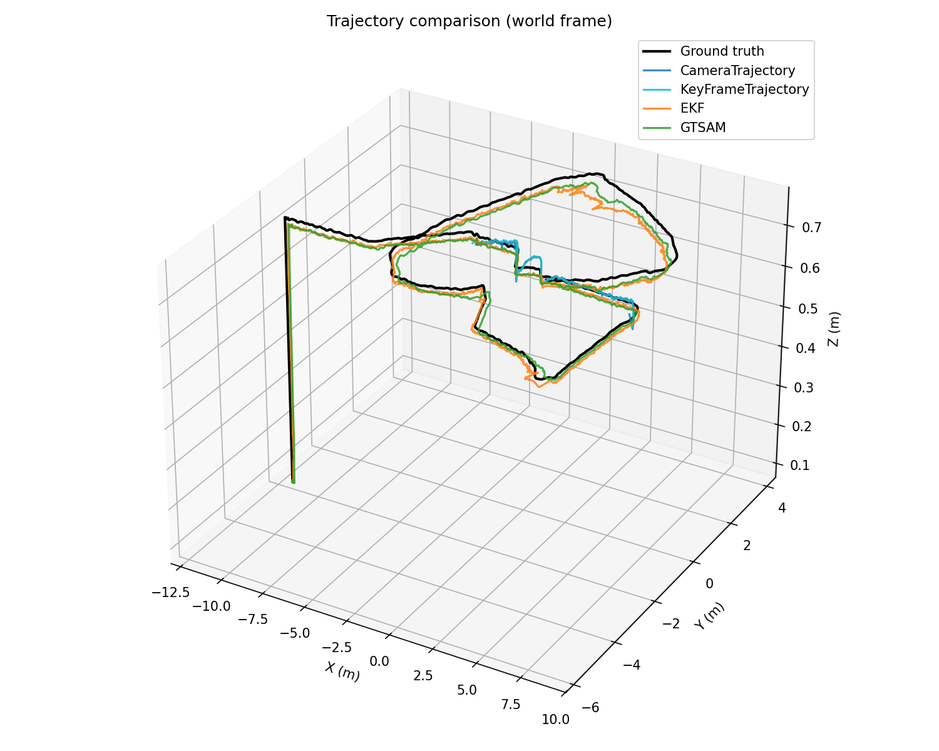
#> input picture Simulation/orb_slam3/trajectory_3d.png, 939 x 751 px, shrunk from 1500 x 1200 before the run, given in place of recording2.mp4, which was not available
$ python preprocessing.py
#> lines starting #> are read from the running program, lines starting #| are printed output that depends on the picture; after the words box and inside, x2 and y2 are one past the last pixel; in counts of white or black regions, pixels touching at a corner belong together; pictures that were not available may be replaced by others from this repository, and a replacement may not be noted
#> further down, frame is the input picture: shape (751, 939, 3); mean B, G, R 244.7, 245.5, 245.4
import cv2 as cv
import numpy as np


def contrast_enhancement(img):
   lab_image = cv.cvtColor(img, cv.COLOR_BGR2LAB)
#> lab_image: shape (751, 939, 3); mean of channels 0, 1, 2 246.3, 127.9, 128.4
   L,A,B = cv.split(lab_image)
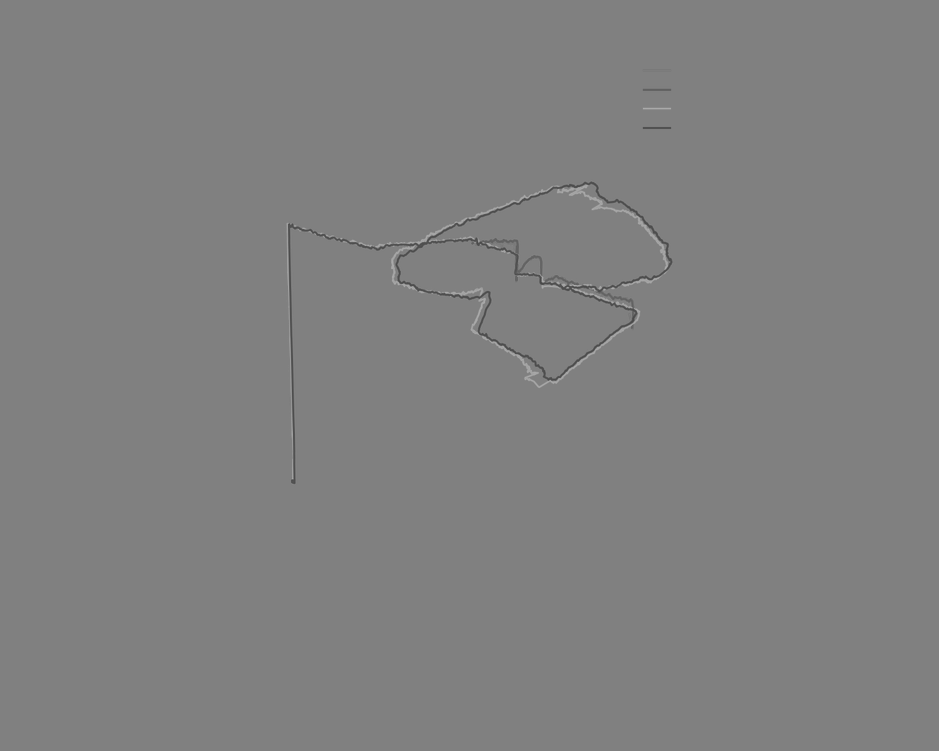
#> A: shape (751, 939); min 72, max 177, mean 127.9
   # ClipLimit = Controls the enhancement limiting
   # TileGridSize = controls the size of grid
   clahe = cv.createCLAHE(clipLimit=3, tileGridSize=(8,8))
   cl = clahe.apply(L)
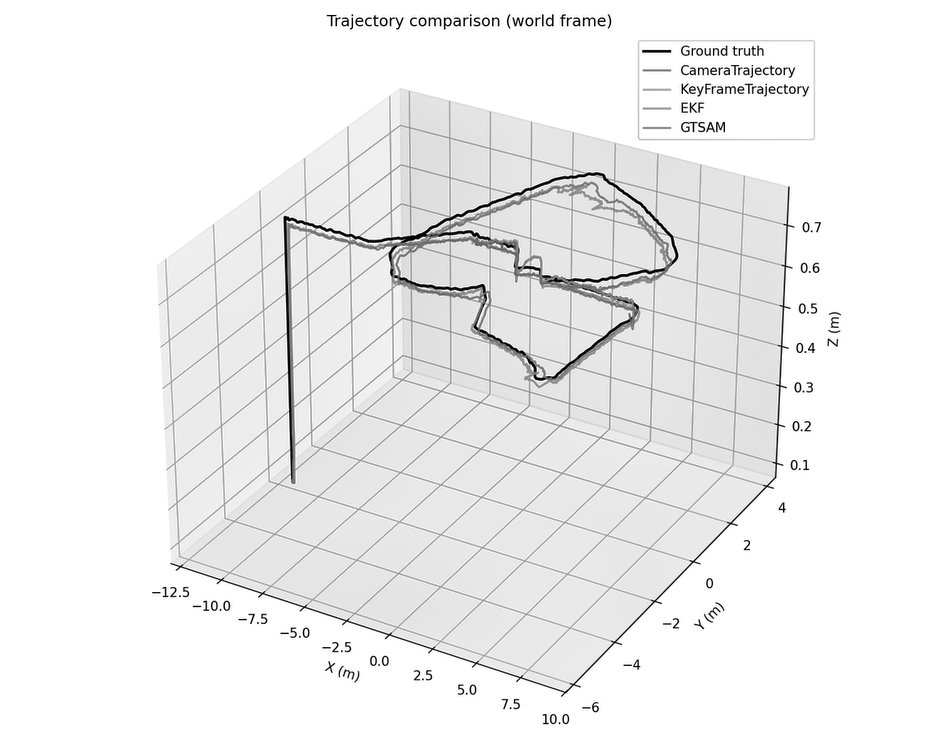
#> cl: shape (751, 939); min 1, max 255, mean 239.6
   limg = cv.merge((cl,A,B))
#> limg: shape (751, 939, 3); mean of channels 0, 1, 2 239.6, 127.9, 128.4
   enhanced_img = cv.cvtColor(limg, cv.COLOR_LAB2BGR)
   return enhanced_img

def binary_image(img):
   gray = cv.cvtColor(img, cv.COLOR_BGR2GRAY)
   bw_img = cv.adaptiveThreshold(
         gray, 255, cv.ADAPTIVE_THRESH_GAUSSIAN_C,
         cv.THRESH_BINARY, 11, 4
      )
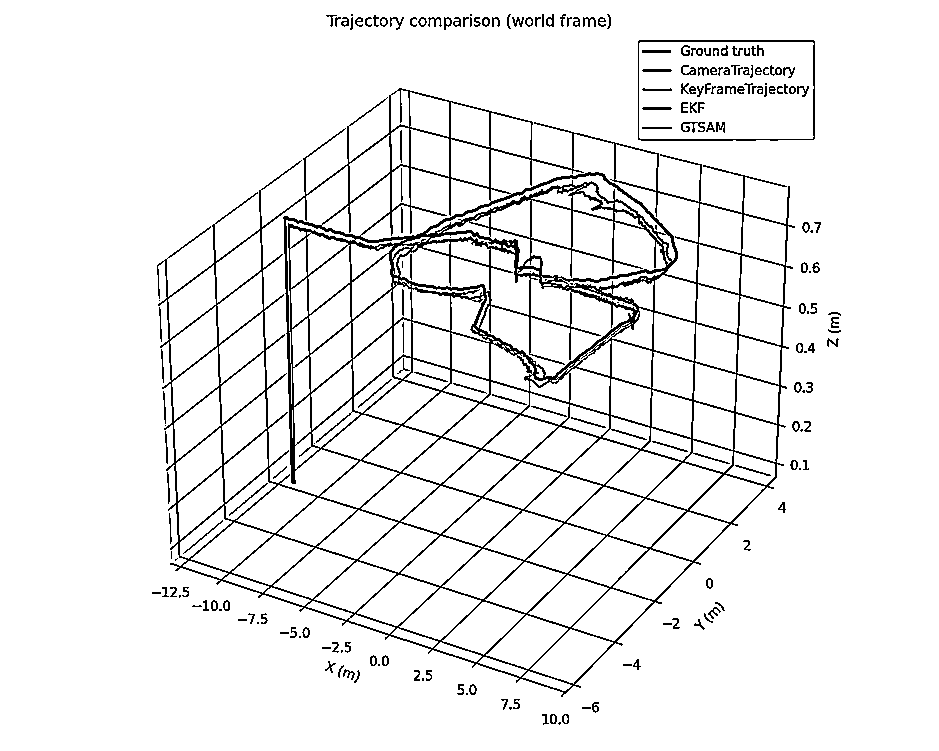
#> bw_img: shape (751, 939); 93.7% white; black in thin lines or dots, all inside (x1, y1, x2, y2) = (152, 14, 841, 725)
   return bw_img

if __name__ == "__main__":
   video = cv.VideoCapture('recording2.mp4')
   frame_count = 0
   while True:
      ret, frame = video.read()
      if not ret:
         break
      enhanced_frame = contrast_enhancement(frame)
      black_and_white_frame = binary_image(enhanced_frame)
      final_frame = black_and_white_frame
      frame_count += 1

      cv.imshow('frame', final_frame)
      cv.imshow('original', frame)
      if cv.waitKey(1) & 0xFF == ord('q'):
#> (key q is pressed here)
         break

   video.release()
   cv.destroyAllWindows()
   print(frame_count)

$ run again, on Simulation/orb_slam3/trajectory_depth.png
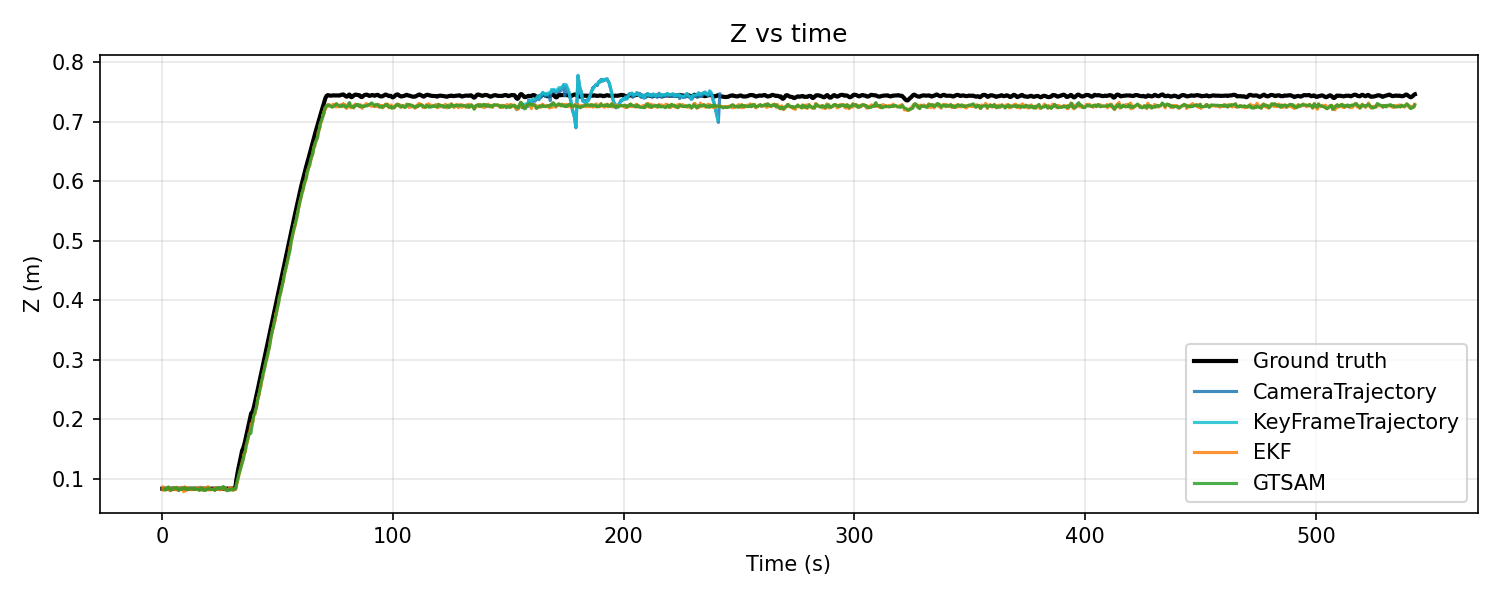
#> input picture Simulation/orb_slam3/trajectory_depth.png, 1500 x 600 px, given in place of recording2.mp4, which was not available
#> frame is the input picture: shape (600, 1500, 3); mean B, G, R 247.3, 248.1, 247.5
#> lab_image: shape (600, 1500, 3); mean of channels 0, 1, 2 248.2, 127.7, 128.4
#> in contrast_enhancement, `L,A,B = cv.split(lab_image)`:
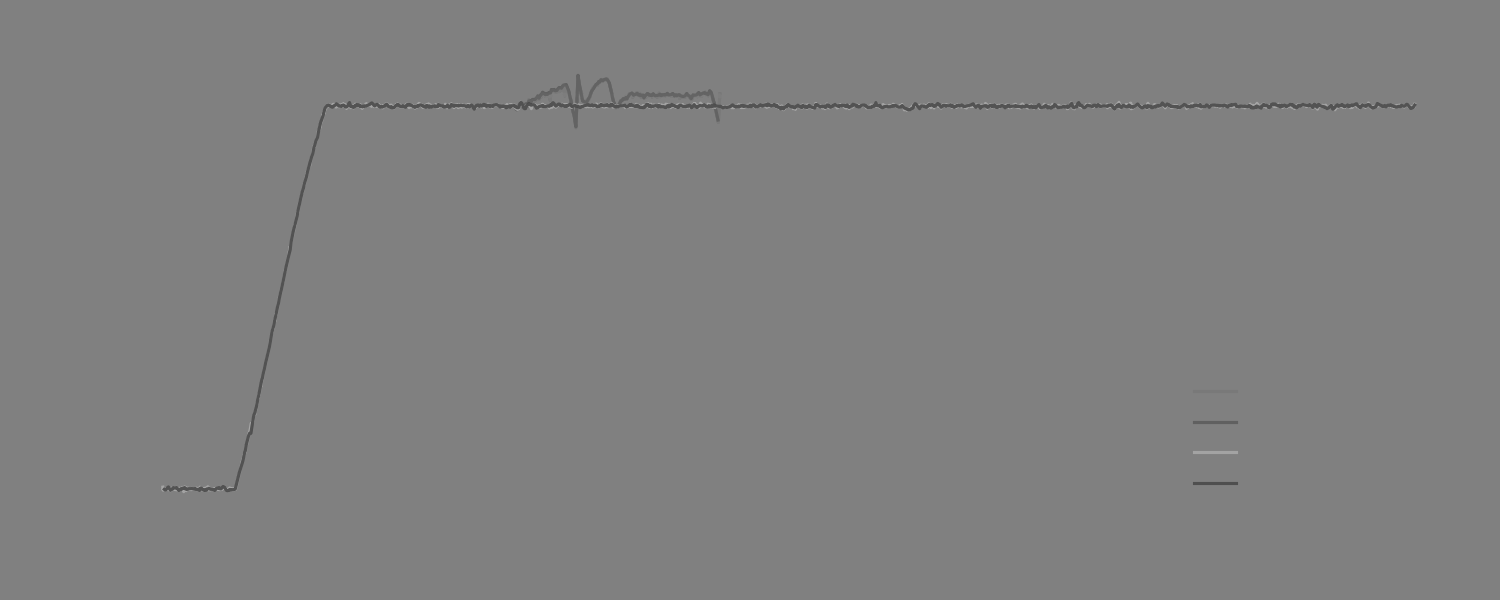
#> A: shape (600, 1500); min 76, max 166, mean 127.7
#> limg: shape (600, 1500, 3); mean of channels 0, 1, 2 248.1, 127.7, 128.4
#> in binary_image, `bw_img = cv.adaptiveThreshold( gray, 255, cv.ADAPTIVE_THRESH_GAUSSIAN_..`:
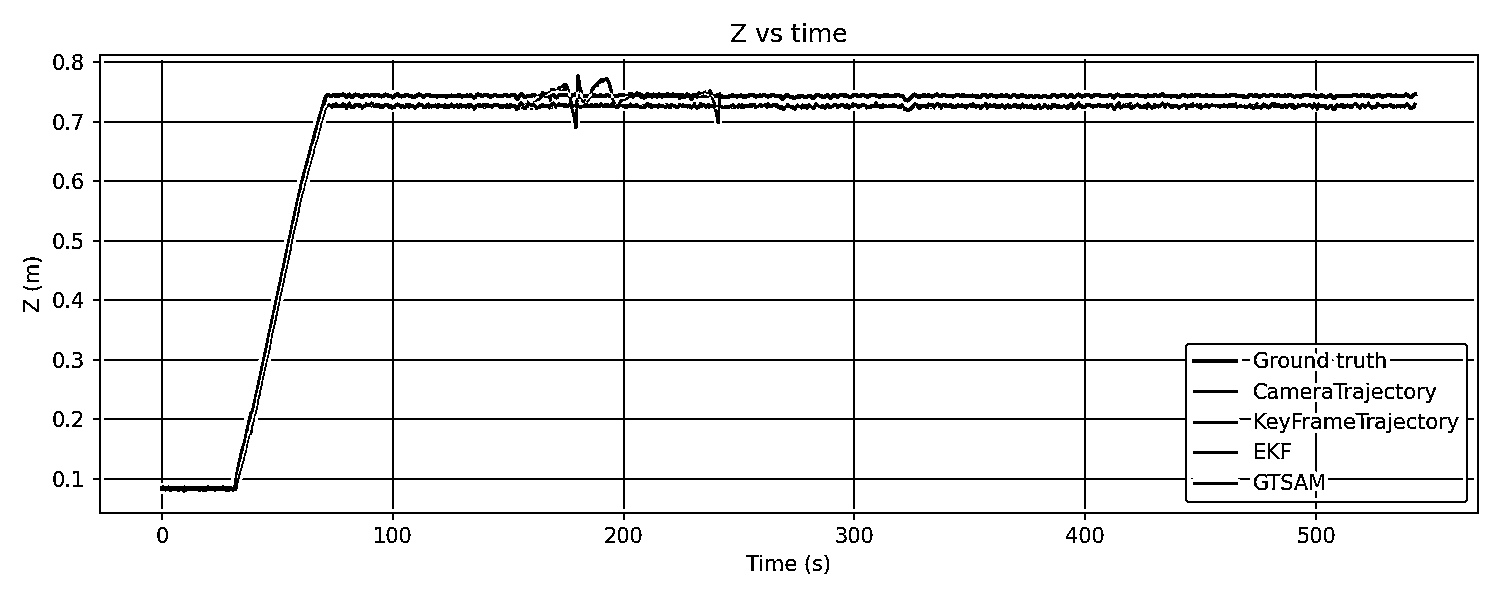
#> bw_img: shape (600, 1500); 93.8% white; black in thin lines or dots, all inside (x1, y1, x2, y2) = (23, 23, 1479, 574)

$ run again, on Simulation/orb_slam3/trajectory_topdown.png
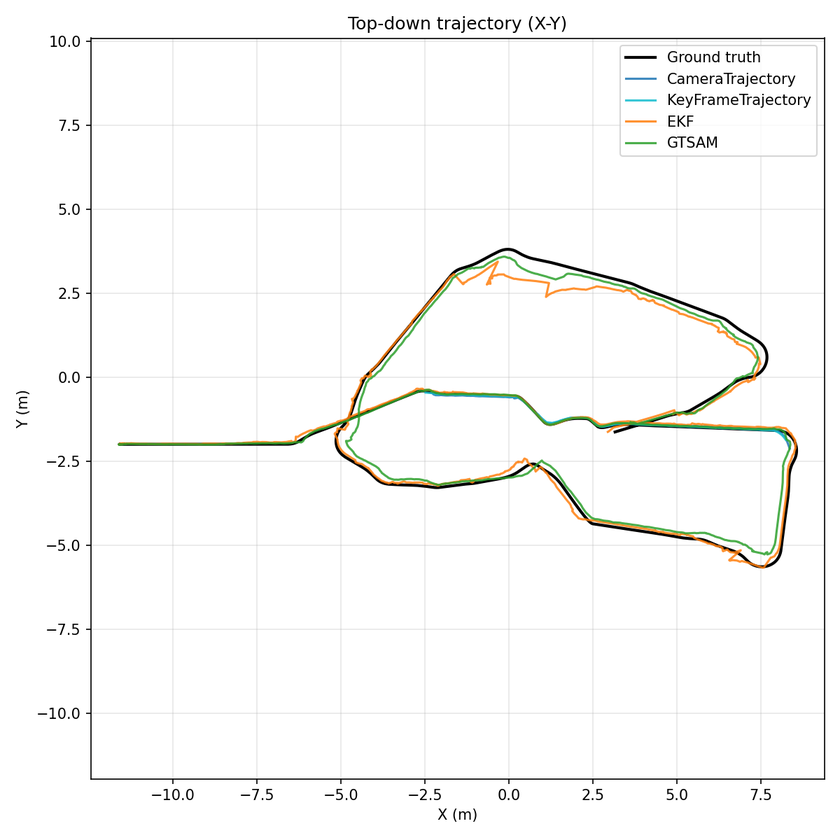
#> input picture Simulation/orb_slam3/trajectory_topdown.png, 840 x 840 px, shrunk from 1200 x 1200 before the run, given in place of recording2.mp4, which was not available
#> frame is the input picture: shape (840, 840, 3); mean B, G, R 247.9, 249, 249
#> lab_image: shape (840, 840, 3); mean of channels 0, 1, 2 249.3, 127.9, 128.6
#> in contrast_enhancement, `L,A,B = cv.split(lab_image)`:
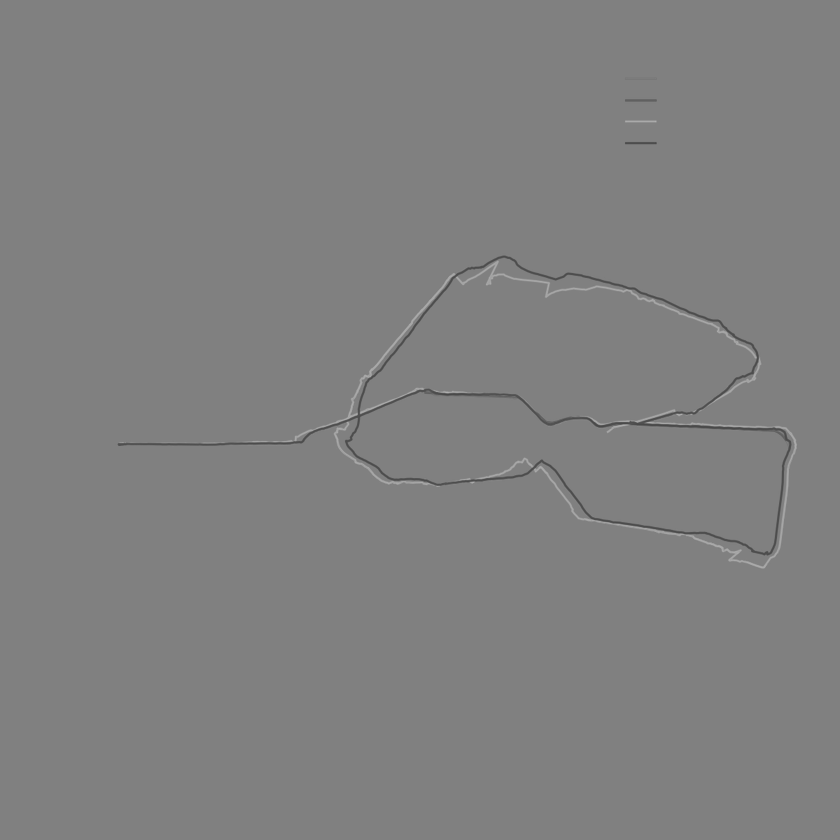
#> A: shape (840, 840); min 71, max 175, mean 127.9
#> limg: shape (840, 840, 3); mean of channels 0, 1, 2 248.5, 127.9, 128.6
#> in binary_image, `bw_img = cv.adaptiveThreshold( gray, 255, cv.ADAPTIVE_THRESH_GAUSSIAN_..`:
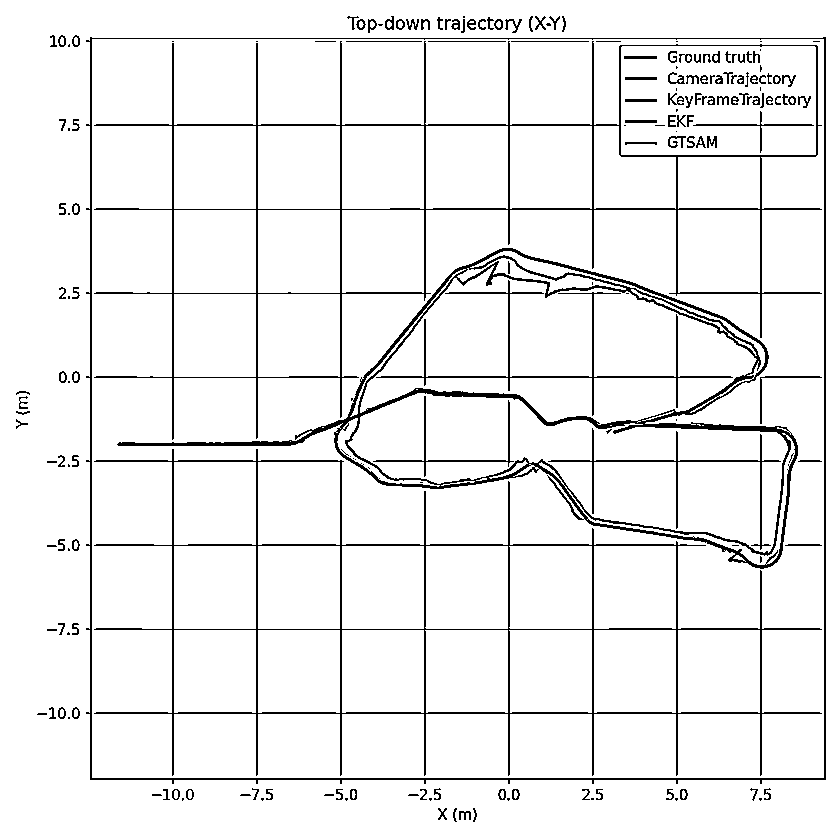
#> bw_img: shape (840, 840); 93.8% white; black in thin lines or dots
